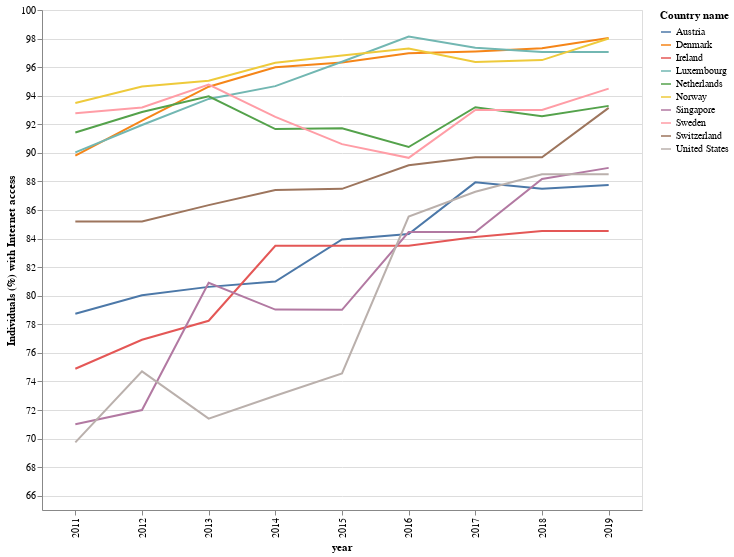

Notebook source saved alongside this figure:
### Code cell
bb_graph = alt.Chart(top10GDP).mark_line().encode(
      x="year:O",
      y=alt.Y("Individuals (%) with Internet access",scale=alt.Scale(domain=[65, 100])),
      color="Country name"
).properties(width=600, height=500)
bb_graph

### Figure 1 — Vega-Lite specification as saved in the notebook (floating-point values rounded to 4 significant figures)
{"config": {"view": {"continuousWidth": 400, "continuousHeight": 300}}, "data": {"name": "data-bd813715e2b0c865863551e94f9e91bb"}, "mark": "line", "encoding": {"color": {"type": "nominal", "field": "Country name"}, "x": {"type": "ordinal", "field": "year"}, "y": {"type": "quantitative", "field": "Individuals (%) with Internet access", "scale": {"domain": [65, 100]}}}, "height": 500, "width": 600, "$schema": "https://vega.github.io/schema/vega-lite/v4.8.1.json", "datasets": {"data-bd813715e2b0c865863551e94f9e91bb": [{"Country name": "Austria", "year": 2011, "Life Ladder": 7.401, "Log GDP per capita": 10.89, "Social support": 0.9451, "Healthy life expectancy at birth": 71.68, "Freedom to make life choices": 0.9197, "Generosity": 0.1178, "Perceptions of corruption": 0.7706, "Positive affect": 0.8222, "Negative affect": 0.1567, "Individuals (%) with Internet access": 78.74}, {"Country name": "Austria", "year": 2012, "Life Ladder": 7.499, "Log GDP per capita": 10.88, "Social support": 0.9498, "Healthy life expectancy at birth": 71.82, "Freedom to make life choices": 0.9217, "Generosity": 0.1682, "Perceptions of corruption": 0.6789, "Positive affect": 0.7873, "Negative affect": 0.1626, "Individuals (%) with Internet access": 80.03}, {"Country name": "Austria", "year": 2013, "Life Ladder": 6.95, "Log GDP per capita": 10.88, "Social support": 0.8989, "Healthy life expectancy at birth": 71.96, "Freedom to make life choices": 0.885, "Generosity": 0.1176, "Perceptions of corruption": 0.5669, "Positive affect": 0.7797, "Negative affect": 0.1701, "Individuals (%) with Internet access": 80.62}, {"Country name": "Austria", "year": 2014, "Life Ladder": 7.076, "Log GDP per capita": 10.88, "Social support": 0.9281, "Healthy life expectancy at birth": 72.1, "Freedom to make life choices": 0.9003, "Generosity": 0.09889, "Perceptions of corruption": 0.5575, "Positive affect": 0.7983, "Negative affect": 0.1645, "Individuals (%) with Internet access": 81.0}, {"Country name": "Austria", "year": 2015, "Life Ladder": 7.048, "Log GDP per capita": 10.89, "Social support": 0.9263, "Healthy life expectancy at birth": 72.4, "Freedom to make life choices": 0.8885, "Generosity": 0.07975, "Perceptions of corruption": 0.5236, "Positive affect": 0.7559, "Negative affect": 0.1974, "Individuals (%) with Internet access": 83.94}, {"Country name": "Austria", "year": 2016, "Life Ladder": 7.294, "Log GDP per capita": 10.91, "Social support": 0.9062, "Healthy life expectancy at birth": 72.7, "Freedom to make life choices": 0.89, "Generosity": 0.1331, "Perceptions of corruption": 0.5183, "Positive affect": 0.7476, "Negative affect": 0.1803, "Individuals (%) with Internet access": 84.32}, {"Country name": "Austria", "year": 2017, "Life Ladder": 7.396, "Log GDP per capita": 10.93, "Social support": 0.9117, "Healthy life expectancy at birth": 73.0, "Freedom to make life choices": 0.9041, "Generosity": 0.05347, "Perceptions of corruption": 0.5231, "Positive affect": 0.7524, "Negative affect": 0.2261, "Individuals (%) with Internet access": 87.94}, {"Country name": "Austria", "year": 2018, "Life Ladder": 7.195, "Log GDP per capita": 10.94, "Social support": 0.9645, "Healthy life expectancy at birth": 73.3, "Freedom to make life choices": 0.9034, "Generosity": 0.05969, "Perceptions of corruption": 0.4571, "Positive affect": 0.7745, "Negative affect": 0.2052, "Individuals (%) with Internet access": 87.48}, {"Country name": "Austria", "year": 2019, "Life Ladder": 7.213, "Log GDP per capita": 10.85, "Social support": 0.9248, "Healthy life expectancy at birth": 73.6, "Freedom to make life choices": 0.9119, "Generosity": 0.01103, "Perceptions of corruption": 0.4638, "Positive affect": 0.7693, "Negative affect": 0.2065, "Individuals (%) with Internet access": 87.75}, {"Country name": "Denmark", "year": 2011, "Life Ladder": 7.52, "Log GDP per capita": 10.85, "Social support": 0.9514, "Healthy life expectancy at birth": 70.84, "Freedom to make life choices": 0.9326, "Generosity": 0.1388, "Perceptions of corruption": 0.1874, "Positive affect": 0.7738, "Negative affect": 0.2086, "Individuals (%) with Internet access": 89.81}, {"Country name": "Denmark", "year": 2012, "Life Ladder": 7.589, "Log GDP per capita": 10.85, "Social support": 0.9647, "Healthy life expectancy at birth": 71.06, "Freedom to make life choices": 0.9203, "Generosity": 0.2148, "Perceptions of corruption": 0.17, "Positive affect": 0.8623, "Negative affect": 0.1947, "Individuals (%) with Internet access": 92.26}, {"Country name": "Denmark", "year": 2013, "Life Ladder": 7.508, "Log GDP per capita": 10.86, "Social support": 0.9563, "Healthy life expectancy at birth": 71.28, "Freedom to make life choices": 0.9416, "Generosity": 0.118, "Perceptions of corruption": 0.2372, "Positive affect": 0.8325, "Negative affect": 0.2326, "Individuals (%) with Internet access": 94.63}, {"Country name": "Denmark", "year": 2014, "Life Ladder": 7.514, "Log GDP per capita": 10.88, "Social support": 0.9597, "Healthy life expectancy at birth": 71.5, "Freedom to make life choices": 0.9414, "Generosity": 0.2221, "Perceptions of corruption": 0.191, "Positive affect": 0.8292, "Negative affect": 0.2176, "Individuals (%) with Internet access": 95.99}, {"Country name": "Denmark", "year": 2015, "Life Ladder": 7.558, "Log GDP per capita": 10.9, "Social support": 0.9545, "Healthy life expectancy at birth": 71.8, "Freedom to make life choices": 0.9482, "Generosity": 0.1378, "Perceptions of corruption": 0.2099, "Positive affect": 0.8361, "Negative affect": 0.2076, "Individuals (%) with Internet access": 96.33}, {"Country name": "Denmark", "year": 2016, "Life Ladder": 7.594, "Log GDP per capita": 10.92, "Social support": 0.9521, "Healthy life expectancy at birth": 72.1, "Freedom to make life choices": 0.9554, "Generosity": 0.1554, "Perceptions of corruption": 0.1811, "Positive affect": 0.8237, "Negative affect": 0.2058, "Individuals (%) with Internet access": 96.97}, {"Country name": "Denmark", "year": 2017, "Life Ladder": 7.649, "Log GDP per capita": 10.93, "Social support": 0.9582, "Healthy life expectancy at birth": 72.4, "Freedom to make life choices": 0.9354, "Generosity": 0.018, "Perceptions of corruption": 0.1506, "Positive affect": 0.8214, "Negative affect": 0.2061, "Individuals (%) with Internet access": 97.1}, {"Country name": "Denmark", "year": 2018, "Life Ladder": 7.693, "Log GDP per capita": 10.95, "Social support": 0.9577, "Healthy life expectancy at birth": 72.7, "Freedom to make life choices": 0.9633, "Generosity": 0.02032, "Perceptions of corruption": 0.1742, "Positive affect": 0.8619, "Negative affect": 0.1811, "Individuals (%) with Internet access": 97.32}, {"Country name": "Denmark", "year": 2019, "Life Ladder": 7.515, "Log GDP per capita": 10.91, "Social support": 0.9474, "Healthy life expectancy at birth": 73.0, "Freedom to make life choices": 0.9379, "Generosity": 0.05229, "Perceptions of corruption": 0.2138, "Positive affect": 0.8177, "Negative affect": 0.2271, "Individuals (%) with Internet access": 98.05}, {"Country name": "Ireland", "year": 2011, "Life Ladder": 6.965, "Log GDP per capita": 10.88, "Social support": 0.9618, "Healthy life expectancy at birth": 71.7, "Freedom to make life choices": 0.9022, "Generosity": 0.3023, "Perceptions of corruption": 0.5726, "Positive affect": 0.8352, "Negative affect": 0.2367, "Individuals (%) with Internet access": 74.89}, {"Country name": "Ireland", "year": 2012, "Life Ladder": 6.76, "Log GDP per capita": 10.88, "Social support": 0.9552, "Healthy life expectancy at birth": 71.8, "Freedom to make life choices": 0.8838, "Generosity": 0.3314, "Perceptions of corruption": 0.5584, "Positive affect": 0.8143, "Negative affect": 0.2453, "Individuals (%) with Internet access": 76.92}, {"Country name": "Ireland", "year": 2013, "Life Ladder": 7.018, "Log GDP per capita": 10.96, "Social support": 0.9677, "Healthy life expectancy at birth": 71.9, "Freedom to make life choices": 0.9216, "Generosity": 0.2636, "Perceptions of corruption": 0.406, "Positive affect": 0.7843, "Negative affect": 0.2287, "Individuals (%) with Internet access": 78.25}, {"Country name": "Ireland", "year": 2014, "Life Ladder": 6.83, "Log GDP per capita": 11.17, "Social support": 0.9529, "Healthy life expectancy at birth": 72.0, "Freedom to make life choices": 0.8923, "Generosity": 0.2326, "Perceptions of corruption": 0.4088, "Positive affect": 0.7993, "Negative affect": 0.2253, "Individuals (%) with Internet access": 83.49}, {"Country name": "Ireland", "year": 2015, "Life Ladder": 7.041, "Log GDP per capita": 11.2, "Social support": 0.9581, "Healthy life expectancy at birth": 72.1, "Freedom to make life choices": 0.8746, "Generosity": 0.1743, "Perceptions of corruption": 0.3985, "Positive affect": 0.8092, "Negative affect": 0.2111, "Individuals (%) with Internet access": 83.49}, {"Country name": "Ireland", "year": 2016, "Life Ladder": 7.06, "Log GDP per capita": 11.27, "Social support": 0.9435, "Healthy life expectancy at birth": 72.2, "Freedom to make life choices": 0.9053, "Generosity": 0.2165, "Perceptions of corruption": 0.3371, "Positive affect": 0.8334, "Negative affect": 0.2128, "Individuals (%) with Internet access": 83.49}, {"Country name": "Ireland", "year": 2017, "Life Ladder": 6.962, "Log GDP per capita": 11.33, "Social support": 0.9379, "Healthy life expectancy at birth": 72.3, "Freedom to make life choices": 0.8615, "Generosity": 0.1442, "Perceptions of corruption": 0.3622, "Positive affect": 0.8109, "Negative affect": 0.2131, "Individuals (%) with Internet access": 84.11}, {"Country name": "Ireland", "year": 2018, "Life Ladder": 7.255, "Log GDP per capita": 11.37, "Social support": 0.9437, "Healthy life expectancy at birth": 72.4, "Freedom to make life choices": 0.8925, "Generosity": 0.07361, "Perceptions of corruption": 0.3728, "Positive affect": 0.807, "Negative affect": 0.2233, "Individuals (%) with Internet access": 84.52}, {"Country name": "Ireland", "year": 2019, "Life Ladder": 7.035, "Log GDP per capita": 11.32, "Social support": 0.9603, "Healthy life expectancy at birth": 72.5, "Freedom to make life choices": 0.8821, "Generosity": 0.01382, "Perceptions of corruption": 0.3556, "Positive affect": 0.7967, "Negative affect": 0.2464, "Individuals (%) with Internet access": 84.52}, {"Country name": "Luxembourg", "year": 2011, "Life Ladder": 6.964, "Log GDP per capita": 11.57, "Social support": 0.9139, "Healthy life expectancy at birth": 72.06, "Freedom to make life choices": 0.9165, "Generosity": 0.05867, "Perceptions of corruption": 0.4028, "Positive affect": 0.8152, "Negative affect": 0.2274, "Individuals (%) with Internet access": 90.03}, {"Country name": "Luxembourg", "year": 2012, "Life Ladder": 7.131, "Log GDP per capita": 11.58, "Social support": 0.9167, "Healthy life expectancy at birth": 72.24, "Freedom to make life choices": 0.7897, "Generosity": -0.05424, "Perceptions of corruption": 0.3008, "Positive affect": 0.6404, "Negative affect": 0.1848, "Individuals (%) with Internet access": 91.95}, {"Country name": "Luxembourg", "year": 2013, "Life Ladder": 6.891, "Log GDP per capita": 11.6, "Social support": 0.8755, "Healthy life expectancy at birth": 72.42, "Freedom to make life choices": 0.938, "Generosity": 0.1059, "Perceptions of corruption": 0.3663, "Positive affect": 0.8031, "Negative affect": 0.1704, "Individuals (%) with Internet access": 93.78}, {"Country name": "Luxembourg", "year": 2014, "Life Ladder": 6.702, "Log GDP per capita": 11.62, "Social support": 0.9336, "Healthy life expectancy at birth": 72.6, "Freedom to make life choices": 0.9323, "Generosity": 0.0521, "Perceptions of corruption": 0.3754, "Positive affect": 0.7574, "Negative affect": 0.1931, "Individuals (%) with Internet access": 94.67}, {"Country name": "Luxembourg", "year": 2015, "Life Ladder": 6.967, "Log GDP per capita": 11.64, "Social support": 0.9413, "Healthy life expectancy at birth": 72.6, "Freedom to make life choices": 0.8824, "Generosity": 0.0187, "Perceptions of corruption": 0.3563, "Positive affect": 0.7579, "Negative affect": 0.1923, "Individuals (%) with Internet access": 96.38}, {"Country name": "Luxembourg", "year": 2016, "Life Ladder": 7.061, "Log GDP per capita": 11.63, "Social support": 0.9054, "Healthy life expectancy at birth": 72.6, "Freedom to make life choices": 0.9028, "Generosity": 0.0441, "Perceptions of corruption": 0.3302, "Positive affect": 0.7658, "Negative affect": 0.1845, "Individuals (%) with Internet access": 98.14}, {"Country name": "Luxembourg", "year": 2017, "Life Ladder": 7.243, "Log GDP per capita": 11.64, "Social support": 0.9022, "Healthy life expectancy at birth": 72.6, "Freedom to make life choices": 0.8839, "Generosity": -0.02176, "Perceptions of corruption": 0.3851, "Positive affect": 0.7503, "Negative affect": 0.2019, "Individuals (%) with Internet access": 97.36}, {"Country name": "Luxembourg", "year": 2018, "Life Ladder": 7.404, "Log GDP per capita": 11.65, "Social support": 0.9121, "Healthy life expectancy at birth": 72.6, "Freedom to make life choices": 0.9303, "Generosity": -0.04506, "Perceptions of corruption": 0.3896, "Positive affect": 0.7892, "Negative affect": 0.2116, "Individuals (%) with Internet access": 97.06}, {"Country name": "Luxembourg", "year": 2019, "Life Ladder": 7.404, "Log GDP per capita": 11.65, "Social support": 0.9121, "Healthy life expectancy at birth": 72.6, "Freedom to make life choices": 0.9303, "Generosity": -0.04506, "Perceptions of corruption": 0.3896, "Positive affect": 0.7892, "Negative affect": 0.2116, "Individuals (%) with Internet access": 97.06}, {"Country name": "Netherlands", "year": 2011, "Life Ladder": 7.471, "Log GDP per capita": 10.86, "Social support": 0.9389, "Healthy life expectancy at birth": 71.64, "Freedom to make life choices": 0.8771, "Generosity": 0.2881, "Perceptions of corruption": 0.4338, "Positive affect": 0.8606, "Negative affect": 0.2263, "Individuals (%) with Internet access": 91.42}, {"Country name": "Netherlands", "year": 2012, "Life Ladder": 7.407, "Log GDP per capita": 10.86, "Social support": 0.9247, "Healthy life expectancy at birth": 71.76, "Freedom to make life choices": 0.919, "Generosity": 0.3045, "Perceptions of corruption": 0.5045, "Positive affect": 0.8668, "Negative affect": 0.2354, "Individuals (%) with Internet access": 92.86}, {"Country name": "Netherlands", "year": 2013, "Life Ladder": 7.321, "Log GDP per capita": 10.87, "Social support": 0.909, "Healthy life expectancy at birth": 71.88, "Freedom to make life choices": 0.9102, "Generosity": 0.3313, "Perceptions of corruption": 0.4569, "Positive affect": 0.8678, "Negative affect": 0.2207, "Individuals (%) with Internet access": 93.96}, {"Country name": "Netherlands", "year": 2014, "Life Ladder": 7.324, "Log GDP per capita": 10.88, "Social support": 0.879, "Healthy life expectancy at birth": 72.0, "Freedom to make life choices": 0.904, "Generosity": 0.2614, "Perceptions of corruption": 0.4118, "Positive affect": 0.8341, "Negative affect": 0.2021, "Individuals (%) with Internet access": 91.67}, {"Country name": "Netherlands", "year": 2015, "Life Ladder": 7.541, "Log GDP per capita": 10.9, "Social support": 0.9259, "Healthy life expectancy at birth": 72.1, "Freedom to make life choices": 0.9073, "Generosity": 0.2387, "Perceptions of corruption": 0.4333, "Positive affect": 0.8384, "Negative affect": 0.2149, "Individuals (%) with Internet access": 91.72}, {"Country name": "Netherlands", "year": 2016, "Life Ladder": 7.459, "Log GDP per capita": 10.92, "Social support": 0.9365, "Healthy life expectancy at birth": 72.2, "Freedom to make life choices": 0.9203, "Generosity": 0.2504, "Perceptions of corruption": 0.3631, "Positive affect": 0.8522, "Negative affect": 0.1845, "Individuals (%) with Internet access": 90.41}, {"Country name": "Netherlands", "year": 2017, "Life Ladder": 7.463, "Log GDP per capita": 10.94, "Social support": 0.9394, "Healthy life expectancy at birth": 72.3, "Freedom to make life choices": 0.92, "Generosity": 0.1615, "Perceptions of corruption": 0.3706, "Positive affect": 0.862, "Negative affect": 0.2048, "Individuals (%) with Internet access": 93.2}, {"Country name": "Netherlands", "year": 2018, "Life Ladder": 7.425, "Log GDP per capita": 10.95, "Social support": 0.9415, "Healthy life expectancy at birth": 72.4, "Freedom to make life choices": 0.8856, "Generosity": 0.2125, "Perceptions of corruption": 0.3601, "Positive affect": 0.8383, "Negative affect": 0.2305, "Individuals (%) with Internet access": 92.57}, {"Country name": "Netherlands", "year": 2019, "Life Ladder": 7.504, "Log GDP per capita": 10.9, "Social support": 0.944, "Healthy life expectancy at birth": 72.5, "Freedom to make life choices": 0.9345, "Generosity": 0.1513, "Perceptions of corruption": 0.2806, "Positive affect": 0.784, "Negative affect": 0.2465, "Individuals (%) with Internet access": 93.29}, {"Country name": "Norway", "year": 2011, "Life Ladder": 7.678, "Log GDP per capita": 11.02, "Social support": 0.9477, "Healthy life expectancy at birth": 72.24, "Freedom to make life choices": 0.9466, "Generosity": 0.1472, "Perceptions of corruption": 0.368, "Positive affect": 0.8227, "Negative affect": 0.2128, "Individuals (%) with Internet access": 93.49}, {"Country name": "Norway", "year": 2012, "Life Ladder": 7.678, "Log GDP per capita": 11.02, "Social support": 0.9477, "Healthy life expectancy at birth": 72.24, "Freedom to make life choices": 0.9466, "Generosity": 0.1472, "Perceptions of corruption": 0.368, "Positive affect": 0.8227, "Negative affect": 0.2128, "Individuals (%) with Internet access": 94.65}, {"Country name": "Norway", "year": 2013, "Life Ladder": 7.444, "Log GDP per capita": 11.02, "Social support": 0.9412, "Healthy life expectancy at birth": 72.68, "Freedom to make life choices": 0.9563, "Generosity": 0.181, "Perceptions of corruption": 0.4048, "Positive affect": 0.8337, "Negative affect": 0.1944, "Individuals (%) with Internet access": 95.05}, {"Country name": "Norway", "year": 2014, "Life Ladder": 7.603, "Log GDP per capita": 11.03, "Social support": 0.9468, "Healthy life expectancy at birth": 72.9, "Freedom to make life choices": 0.9476, "Generosity": 0.2569, "Perceptions of corruption": 0.2988, "Positive affect": 0.8429, "Negative affect": 0.2094, "Individuals (%) with Internet access": 96.3}, {"Country name": "Norway", "year": 2015, "Life Ladder": 7.596, "Log GDP per capita": 11.04, "Social support": 0.9597, "Healthy life expectancy at birth": 73.0, "Freedom to make life choices": 0.9544, "Generosity": 0.1329, "Perceptions of corruption": 0.4097, "Positive affect": 0.8496, "Negative affect": 0.2093, "Individuals (%) with Internet access": 96.81}, {"Country name": "Norway", "year": 2016, "Life Ladder": 7.579, "Log GDP per capita": 11.05, "Social support": 0.9501, "Healthy life expectancy at birth": 73.1, "Freedom to make life choices": 0.953, "Generosity": 0.2364, "Perceptions of corruption": 0.2497, "Positive affect": 0.8491, "Negative affect": 0.2029, "Individuals (%) with Internet access": 97.3}, {"Country name": "Norway", "year": 2017, "Life Ladder": 7.444, "Log GDP per capita": 11.06, "Social support": 0.966, "Healthy life expectancy at birth": 73.2, "Freedom to make life choices": 0.9604, "Generosity": 0.09406, "Perceptions of corruption": 0.2682, "Positive affect": 0.8274, "Negative affect": 0.2119, "Individuals (%) with Internet access": 96.36}, {"Country name": "Norway", "year": 2018, "Life Ladder": 7.442, "Log GDP per capita": 11.06, "Social support": 0.9418, "Healthy life expectancy at birth": 73.3, "Freedom to make life choices": 0.954, "Generosity": 0.1107, "Perceptions of corruption": 0.2706, "Positive affect": 0.8227, "Negative affect": 0.1955, "Individuals (%) with Internet access": 96.49}, {"Country name": "Norway", "year": 2019, "Life Ladder": 7.29, "Log GDP per capita": 11.04, "Social support": 0.956, "Healthy life expectancy at birth": 73.4, "Freedom to make life choices": 0.9646, "Generosity": 0.07515, "Perceptions of corruption": 0.2711, "Positive affect": 0.8231, "Negative affect": 0.216, "Individuals (%) with Internet access": 98.0}, {"Country name": "Singapore", "year": 2011, "Life Ladder": 6.561, "Log GDP per capita": 11.31, "Social support": 0.9045, "Healthy life expectancy at birth": 75.02, "Freedom to make life choices": 0.8218, "Generosity": -0.1487, "Perceptions of corruption": 0.09892, "Positive affect": 0.4828, "Negative affect": 0.1436, "Individuals (%) with Internet access": 71.0}, {"Country name": "Singapore", "year": 2012, "Life Ladder": 6.533, "Log GDP per capita": 11.36, "Social support": 0.8079, "Healthy life expectancy at birth": 75.46, "Freedom to make life choices": 0.8271, "Generosity": 0.1149, "Perceptions of corruption": 0.2424, "Positive affect": 0.7696, "Negative affect": 0.1477, "Individuals (%) with Internet access": 72.0}, {"Country name": "Singapore", "year": 2013, "Life Ladder": 7.062, "Log GDP per capita": 11.38, "Social support": 0.822, "Healthy life expectancy at birth": 75.68, "Freedom to make life choices": 0.8349, "Generosity": 0.1541, "Perceptions of corruption": 0.1326, "Positive affect": 0.841, "Negative affect": 0.1802, "Individuals (%) with Internet access": 80.9}, {"Country name": "Singapore", "year": 2014, "Life Ladder": 6.62, "Log GDP per capita": 11.4, "Social support": 0.8664, "Healthy life expectancy at birth": 75.9, "Freedom to make life choices": 0.8869, "Generosity": 0.1497, "Perceptions of corruption": 0.09894, "Positive affect": 0.8031, "Negative affect": 0.1416, "Individuals (%) with Internet access": 79.03}, {"Country name": "Singapore", "year": 2015, "Life Ladder": 6.033, "Log GDP per capita": 11.42, "Social support": 0.9251, "Healthy life expectancy at birth": 76.2, "Freedom to make life choices": 0.9037, "Generosity": 0.1429, "Perceptions of corruption": 0.04731, "Positive affect": 0.824, "Negative affect": 0.1109, "Individuals (%) with Internet access": 79.01}, {"Country name": "Singapore", "year": 2016, "Life Ladder": 6.378, "Log GDP per capita": 11.46, "Social support": 0.8973, "Healthy life expectancy at birth": 76.5, "Freedom to make life choices": 0.9261, "Generosity": 0.1356, "Perceptions of corruption": 0.1618, "Positive affect": 0.8001, "Negative affect": 0.1793, "Individuals (%) with Internet access": 84.45}, {"Country name": "Singapore", "year": 2017, "Life Ladder": 6.375, "Log GDP per capita": 11.49, "Social support": 0.9028, "Healthy life expectancy at birth": 76.8, "Freedom to make life choices": 0.9161, "Generosity": -0.06586, "Perceptions of corruption": 0.09656, "Positive affect": 0.7871, "Negative affect": 0.1069, "Individuals (%) with Internet access": 84.45}, {"Country name": "Singapore", "year": 2018, "Life Ladder": 6.378, "Log GDP per capita": 11.49, "Social support": 0.9249, "Healthy life expectancy at birth": 77.1, "Freedom to make life choices": 0.938, "Generosity": 0.02723, "Perceptions of corruption": 0.06962, "Positive affect": 0.7226, "Negative affect": 0.1381, "Individuals (%) with Internet access": 88.17}, {"Country name": "Singapore", "year": 2019, "Life Ladder": 6.378, "Log GDP per capita": 11.49, "Social support": 0.9249, "Healthy life expectancy at birth": 77.1, "Freedom to make life choices": 0.938, "Generosity": 0.02723, "Perceptions of corruption": 0.06962, "Positive affect": 0.7226, "Negative affect": 0.1381, "Individuals (%) with Internet access": 88.95}, {"Country name": "Sweden", "year": 2011, "Life Ladder": 7.56, "Log GDP per capita": 10.8, "Social support": 0.9294, "Healthy life expectancy at birth": 72.06, "Freedom to make life choices": 0.9444, "Generosity": 0.1319, "Perceptions of corruption": 0.2535, "Positive affect": 0.8551, "Negative affect": 0.1702, "Individuals (%) with Internet access": 92.77}, {"Country name": "Sweden", "year": 2012, "Life Ladder": 7.434, "Log GDP per capita": 10.8, "Social support": 0.9156, "Healthy life expectancy at birth": 72.14, "Freedom to make life choices": 0.9359, "Generosity": 0.1589, "Perceptions of corruption": 0.3245, "Positive affect": 0.8293, "Negative affect": 0.1844, "Individuals (%) with Internet access": 93.18}, {"Country name": "Sweden", "year": 2013, "Life Ladder": 7.239, "Log GDP per capita": 10.82, "Social support": 0.9327, "Healthy life expectancy at birth": 72.22, "Freedom to make life choices": 0.9453, "Generosity": 0.2017, "Perceptions of corruption": 0.2504, "Positive affect": 0.8357, "Negative affect": 0.2077, "Individuals (%) with Internet access": 94.78}, {"Country name": "Sweden", "year": 2014, "Life Ladder": 7.289, "Log GDP per capita": 10.85, "Social support": 0.9295, "Healthy life expectancy at birth": 72.3, "Freedom to make life choices": 0.9351, "Generosity": 0.2112, "Perceptions of corruption": 0.232, "Positive affect": 0.8179, "Negative affect": 0.191, "Individuals (%) with Internet access": 92.52}, {"Country name": "Sweden", "year": 2015, "Life Ladder": 7.369, "Log GDP per capita": 10.86, "Social support": 0.9121, "Healthy life expectancy at birth": 72.4, "Freedom to make life choices": 0.918, "Generosity": 0.1457, "Perceptions of corruption": 0.2462, "Positive affect": 0.8157, "Negative affect": 0.2006, "Individuals (%) with Internet access": 90.61}, {"Country name": "Sweden", "year": 2016, "Life Ladder": 7.287, "Log GDP per capita": 10.87, "Social support": 0.914, "Healthy life expectancy at birth": 72.5, "Freedom to make life choices": 0.9346, "Generosity": 0.1703, "Perceptions of corruption": 0.2394, "Positive affect": 0.8135, "Negative affect": 0.1751, "Individuals (%) with Internet access": 89.65}, {"Country name": "Sweden", "year": 2017, "Life Ladder": 7.375, "Log GDP per capita": 10.88, "Social support": 0.9307, "Healthy life expectancy at birth": 72.6, "Freedom to make life choices": 0.9417, "Generosity": 0.07669, "Perceptions of corruption": 0.2628, "Positive affect": 0.8227, "Negative affect": 0.1608, "Individuals (%) with Internet access": 93.01}, {"Country name": "Sweden", "year": 2018, "Life Ladder": 7.398, "Log GDP per capita": 10.88, "Social support": 0.9336, "Healthy life expectancy at birth": 72.7, "Freedom to make life choices": 0.9415, "Generosity": 0.09102, "Perceptions of corruption": 0.2501, "Positive affect": 0.8263, "Negative affect": 0.202, "Individuals (%) with Internet access": 93.01}, {"Country name": "Sweden", "year": 2019, "Life Ladder": 7.314, "Log GDP per capita": 10.84, "Social support": 0.9356, "Healthy life expectancy at birth": 72.8, "Freedom to make life choices": 0.9512, "Generosity": 0.09082, "Perceptions of corruption": 0.2034, "Positive affect": 0.7664, "Negative affect": 0.2219, "Individuals (%) with Internet access": 94.49}, {"Country name": "Switzerland", "year": 2011, "Life Ladder": 7.776, "Log GDP per capita": 11.08, "Social support": 0.9469, "Healthy life expectancy at birth": 72.78, "Freedom to make life choices": 0.9454, "Generosity": 0.1386, "Perceptions of corruption": 0.3232, "Positive affect": 0.8591, "Negative affect": 0.176, "Individuals (%) with Internet access": 85.19}, {"Country name": "Switzerland", "year": 2012, "Life Ladder": 7.776, "Log GDP per capita": 11.08, "Social support": 0.9469, "Healthy life expectancy at birth": 72.78, "Freedom to make life choices": 0.9454, "Generosity": 0.1386, "Perceptions of corruption": 0.3232, "Positive affect": 0.8591, "Negative affect": 0.176, "Individuals (%) with Internet access": 85.2}, {"Country name": "Switzerland", "year": 2013, "Life Ladder": 7.493, "Log GDP per capita": 11.1, "Social support": 0.9588, "Healthy life expectancy at birth": 73.06, "Freedom to make life choices": 0.9494, "Generosity": 0.06012, "Perceptions of corruption": 0.2831, "Positive affect": 0.8229, "Negative affect": 0.1888, "Individuals (%) with Internet access": 86.34}, {"Country name": "Switzerland", "year": 2014, "Life Ladder": 7.572, "Log GDP per capita": 11.1, "Social support": 0.9383, "Healthy life expectancy at birth": 73.2, "Freedom to make life choices": 0.9278, "Generosity": 0.1089, "Perceptions of corruption": 0.2095, "Positive affect": 0.8085, "Negative affect": 0.1658, "Individuals (%) with Internet access": 87.4}, {"Country name": "Switzerland", "year": 2015, "Life Ladder": 7.459, "Log GDP per capita": 11.11, "Social support": 0.9276, "Healthy life expectancy at birth": 73.5, "Freedom to make life choices": 0.9339, "Generosity": 0.08844, "Perceptions of corruption": 0.3016, "Positive affect": 0.7795, "Negative affect": 0.2063, "Individuals (%) with Internet access": 87.48}, {"Country name": "Switzerland", "year": 2016, "Life Ladder": 7.474, "Log GDP per capita": 11.11, "Social support": 0.9497, "Healthy life expectancy at birth": 73.8, "Freedom to make life choices": 0.925, "Generosity": 0.1798, "Perceptions of corruption": 0.3162, "Positive affect": 0.774, "Negative affect": 0.1959, "Individuals (%) with Internet access": 89.13}, {"Country name": "Switzerland", "year": 2017, "Life Ladder": 7.509, "Log GDP per capita": 11.13, "Social support": 0.9303, "Healthy life expectancy at birth": 74.1, "Freedom to make life choices": 0.9264, "Generosity": 0.101, "Perceptions of corruption": 0.3013, "Positive affect": 0.7922, "Negative affect": 0.1915, "Individuals (%) with Internet access": 89.69}, {"Country name": "Switzerland", "year": 2018, "Life Ladder": 7.694, "Log GDP per capita": 11.14, "Social support": 0.9485, "Healthy life expectancy at birth": 74.4, "Freedom to make life choices": 0.9132, "Generosity": 0.03622, "Perceptions of corruption": 0.2937, "Positive affect": 0.7979, "Negative affect": 0.1708, "Individuals (%) with Internet access": 89.69}, {"Country name": "Switzerland", "year": 2019, "Life Ladder": 7.508, "Log GDP per capita": 11.08, "Social support": 0.9463, "Healthy life expectancy at birth": 74.7, "Freedom to make life choices": 0.9173, "Generosity": -0.0635, "Perceptions of corruption": 0.2804, "Positive affect": 0.7687, "Negative affect": 0.1932, "Individuals (%) with Internet access": 93.15}, {"Country name": "United States", "year": 2011, "Life Ladder": 7.026, "Log GDP per capita": 10.93, "Social support": 0.9032, "Healthy life expectancy at birth": 68.66, "Freedom to make life choices": 0.8227, "Generosity": 0.2147, "Perceptions of corruption": 0.71, "Positive affect": 0.8338, "Negative affect": 0.2596, "Individuals (%) with Internet access": 69.73}, {"Country name": "United States", "year": 2012, "Life Ladder": 7.249, "Log GDP per capita": 10.94, "Social support": 0.9254, "Healthy life expectancy at birth": 68.64, "Freedom to make life choices": 0.7923, "Generosity": 0.2739, "Perceptions of corruption": 0.7469, "Positive affect": 0.8137, "Negative affect": 0.2603, "Individuals (%) with Internet access": 74.7}, {"Country name": "United States", "year": 2013, "Life Ladder": 7.151, "Log GDP per capita": 10.96, "Social support": 0.9021, "Healthy life expectancy at birth": 68.62, "Freedom to make life choices": 0.8661, "Generosity": 0.2213, "Perceptions of corruption": 0.7023, "Positive affect": 0.8343, "Negative affect": 0.2813, "Individuals (%) with Internet access": 71.4}, {"Country name": "United States", "year": 2014, "Life Ladder": 6.864, "Log GDP per capita": 10.98, "Social support": 0.9036, "Healthy life expectancy at birth": 68.6, "Freedom to make life choices": 0.8488, "Generosity": 0.2195, "Perceptions of corruption": 0.6975, "Positive affect": 0.8139, "Negative affect": 0.2747, "Individuals (%) with Internet access": 73.0}, {"Country name": "United States", "year": 2015, "Life Ladder": 6.804, "Log GDP per capita": 10.99, "Social support": 0.8968, "Healthy life expectancy at birth": 68.5, "Freedom to make life choices": 0.7579, "Generosity": 0.144, "Perceptions of corruption": 0.7389, "Positive affect": 0.8057, "Negative affect": 0.2642, "Individuals (%) with Internet access": 74.55}, {"Country name": "United States", "year": 2016, "Life Ladder": 6.992, "Log GDP per capita": 11.0, "Social support": 0.921, "Healthy life expectancy at birth": 68.4, "Freedom to make life choices": 0.8685, "Generosity": 0.1973, "Perceptions of corruption": 0.6812, "Positive affect": 0.8266, "Negative affect": 0.2683, "Individuals (%) with Internet access": 85.54}, {"Country name": "United States", "year": 2017, "Life Ladder": 6.883, "Log GDP per capita": 11.03, "Social support": 0.9039, "Healthy life expectancy at birth": 68.3, "Freedom to make life choices": 0.8246, "Generosity": 0.1161, "Perceptions of corruption": 0.7099, "Positive affect": 0.8154, "Negative affect": 0.2922, "Individuals (%) with Internet access": 87.27}, {"Country name": "United States", "year": 2018, "Life Ladder": 6.944, "Log GDP per capita": 11.04, "Social support": 0.9167, "Healthy life expectancy at birth": 68.2, "Freedom to make life choices": 0.8361, "Generosity": 0.1443, "Perceptions of corruption": 0.7067, "Positive affect": 0.815, "Negative affect": 0.2438, "Individuals (%) with Internet access": 88.5}, {"Country name": "United States", "year": 2019, "Life Ladder": 7.028, "Log GDP per capita": 11.0, "Social support": 0.9374, "Healthy life expectancy at birth": 68.1, "Freedom to make life choices": 0.8504, "Generosity": 0.0341, "Perceptions of corruption": 0.6781, "Positive affect": 0.7874, "Negative affect": 0.2955, "Individuals (%) with Internet access": 88.5}]}}
